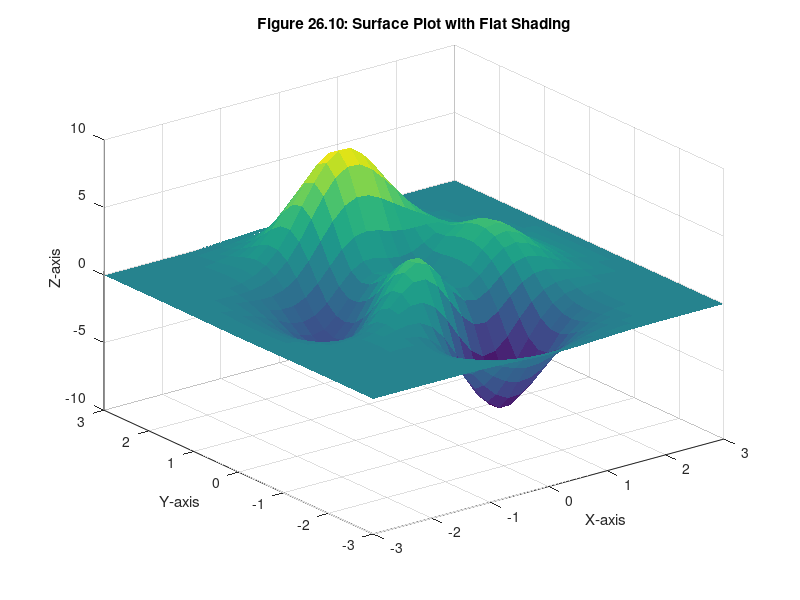

Reproduce this figure in MATLAB.
[X,Y,Z] = peaks(30);
surf(X,Y,Z)  % same plot as above
shading flat
xlabel('X-axis'), ylabel('Y-axis'), zlabel('Z-axis')
title('Figure 26.10: Surface Plot with Flat Shading')
